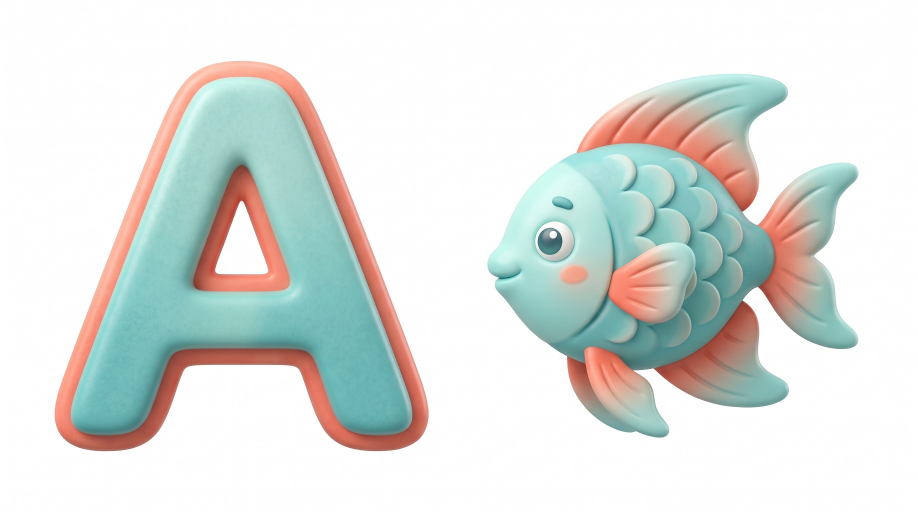
#> input picture abc-song/0001/assets/source-images/A.jpg, 2752 x 1536 px (shown at 1/3 size)
$ python -i white_matte_segmenter.py   (imports and definitions only)
#> lines starting #> are read from the running program, lines starting #| are printed output that depends on the picture
"""Deterministic segmentation adapters for ABC source composites.

The preferred prompt contract generates a solid ``#FFFFFF`` matte, but image
generators sometimes return the authored scene with guide rectangles and text.
When the clean background image is available, reference differencing removes
that scene while retaining the letter/object. Both paths share the same
component cleanup so guide frames do not become foreground assets.
"""

from __future__ import annotations

import argparse
from io import BytesIO
from pathlib import Path

import numpy as np
from PIL import Image
from scipy import ndimage

REFERENCE_WIDTH = 1376
REFERENCE_HEIGHT = 768
LETTER_AREA = (35, 78, 597, 636)
OBJECT_AREA = (642, 78, 1320, 636)
MATTE_NOISE_FLOOR = 5.0
MATTE_FULL_ALPHA_DISTANCE = 30.0
REFERENCE_DIFF_NOISE_FLOOR = 16.0
REFERENCE_DIFF_FULL_ALPHA_DISTANCE = 64.0
MIN_COMPONENT_AREA = 32
FRAME_MIN_WIDTH_RATIO = 0.55
FRAME_MIN_HEIGHT_RATIO = 0.55
FRAME_MAX_FILL_RATIO = 0.12
MAX_FILLED_HOLE_RATIO = 0.015
EDGE_NOISE_MAX_RATIO = 0.01
SUBJECT_COMPONENT_JOIN_DISTANCE = 18
WHITE_CORNER_NOISE_LIMIT = 8.0
SOURCE_SIDE_OVERLAP_RATIO = 0.06
GUIDE_LINE_DARK_LIMIT = 200
GUIDE_LINE_GRAY_TOLERANCE = 18
GUIDE_LINE_MIN_RATIO = 0.35

__all__ = ["segment_source_image", "segment_white_matte", "segment_white_matte_file"]


# [109 lines left out: functions segment_white_matte, segment_source_image, segment_white_matte_file, _scale_area, _read_rgb, _resize_rgb and 1 more, not called in this run]


def _segment_white_rgb(rgb: np.ndarray) -> tuple[np.ndarray, np.ndarray]:
    """Segment the full left/right source halves instead of fixed-height ROIs."""

    letter_region, object_region = _split_source_sides(rgb)
    letter_rgba = _extract_white_region(letter_region)
    object_rgba = _extract_white_region(object_region)
    return letter_rgba, object_rgba


# [8 lines left out: function _segment_reference_rgb, not called in this run]


def _split_source_sides(rgb: np.ndarray) -> tuple[np.ndarray, np.ndarray]:
    """Use a small overlap so subjects spilling over the center are not cut."""

    midpoint = rgb.shape[1] // 2
    overlap = max(16, round(rgb.shape[1] * SOURCE_SIDE_OVERLAP_RATIO))
    return rgb[:, : min(rgb.shape[1], midpoint + overlap)], rgb[:, max(0, midpoint - overlap) :]


def _extract_white_region(roi: np.ndarray) -> np.ndarray:
    distance = 255.0 - roi.min(axis=2).astype(np.float32)
    alpha = np.clip(
        (distance - MATTE_NOISE_FLOOR)
        * 255.0
        / (MATTE_FULL_ALPHA_DISTANCE - MATTE_NOISE_FLOOR),
        0.0,
        255.0,
    ).astype(np.uint8)
    mask = alpha > 0
    mask = _remove_guide_lines(roi, mask)
    mask = _remove_matte_artifacts(mask)
    mask = _select_primary_subject(mask)
    mask = _restore_small_enclosed_highlights(mask)
    return _crop_rgba(roi, alpha, mask)


# [224 lines left out: functions _extract_reference_region, _crop_rgba, _remove_guide_lines, _select_primary_subject, _remove_matte_artifacts, _restore_small_enclosed_highlights and 2 more, not called in this run]


# [2 lines not run here, left out]

>>> import cv2
>>> picture = cv2.imread('../../abc-song/0001/assets/source-images/A.jpg', cv2.IMREAD_GRAYSCALE)
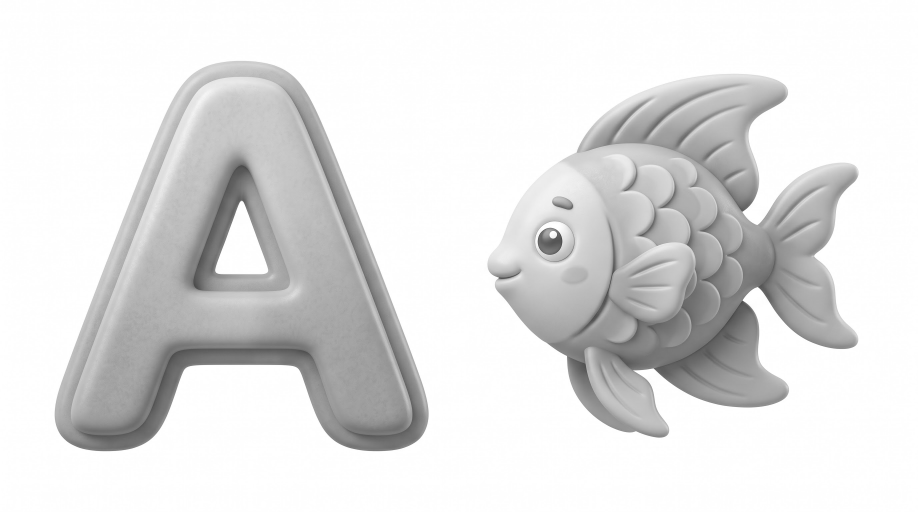
#> picture: shape (1536, 2752) (shown at 1/3 size); min 52, max 255, mean 224.6
>>> result = _segment_white_rgb(picture)
#> in _segment_white_rgb, `letter_region, object_region = _split_source_sides(rgb)`:
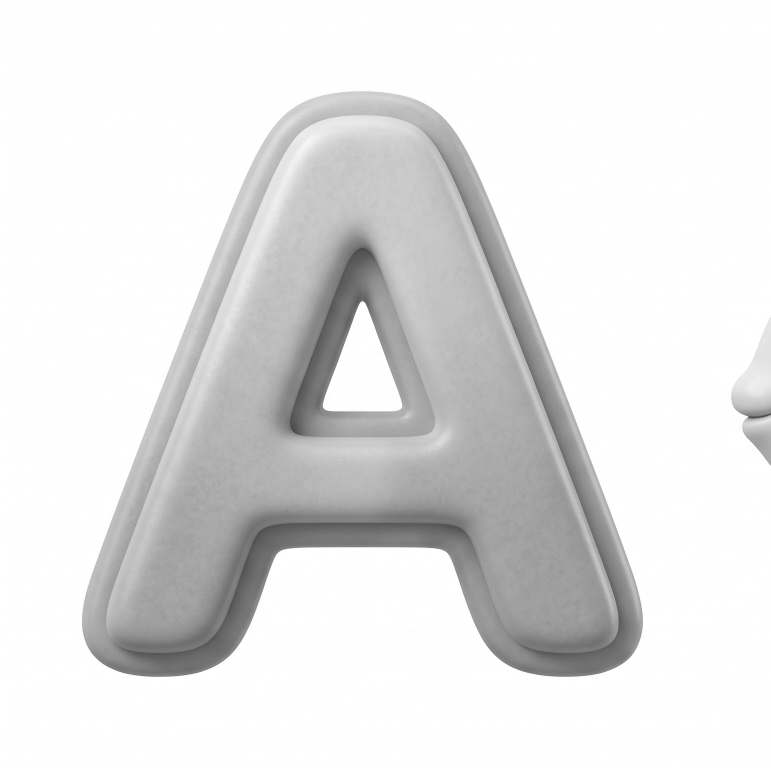
#> letter_region: shape (1536, 1541) (shown at 1/2 size); min 63, max 255, mean 226.6
#> in _segment_white_rgb, `letter_region, object_region = _split_source_sides(rgb)`:
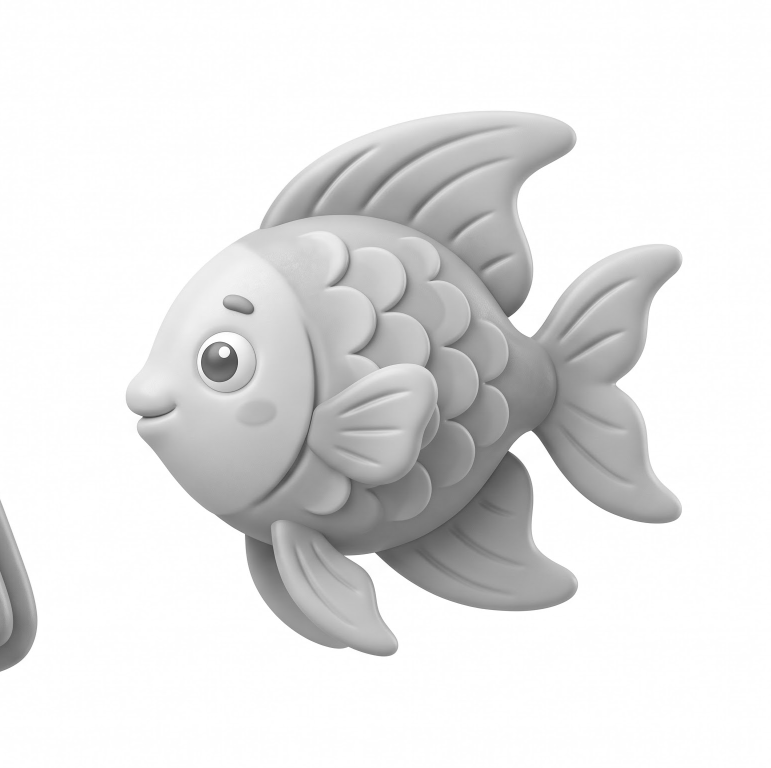
#> object_region: shape (1536, 1541) (shown at 1/2 size); min 52, max 255, mean 227.9
#> (the run stopped early here; a loop or call above may not have finished)

$ run again, on abc-song/0001/assets/source-images/C.jpg
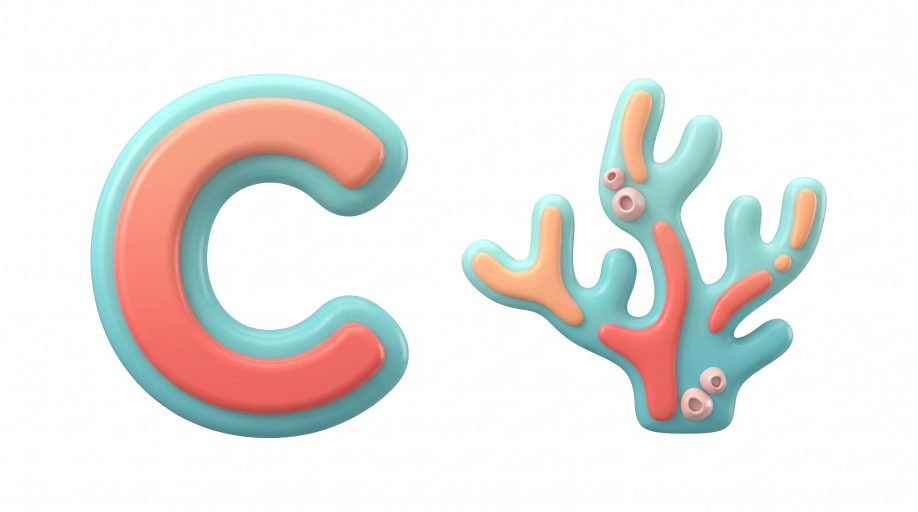
#> input picture abc-song/0001/assets/source-images/C.jpg, 2752 x 1536 px (shown at 1/3 size)
#> in _segment_white_rgb, `letter_region, object_region = _split_source_sides(rgb)`:
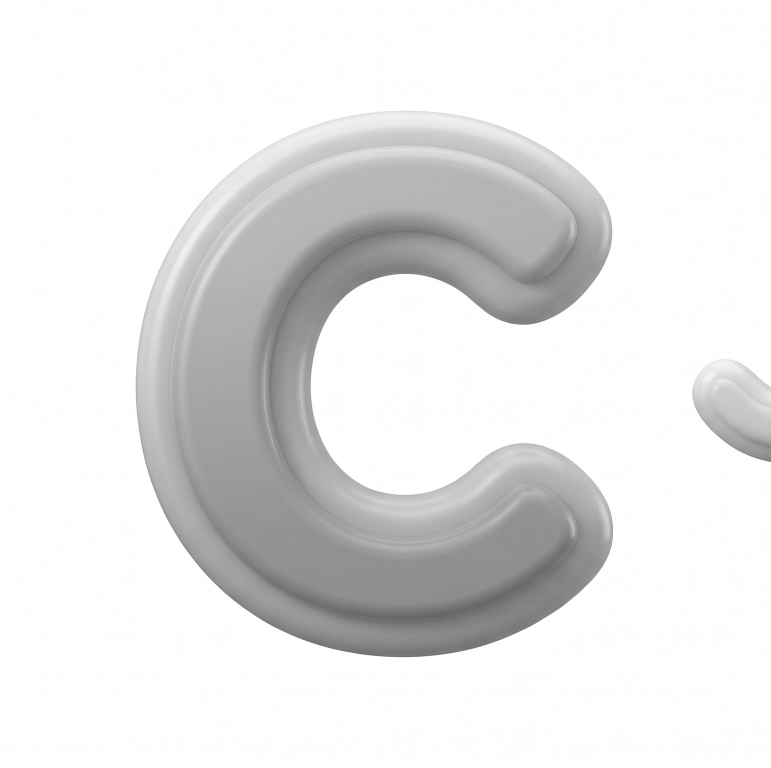
#> letter_region: shape (1536, 1541) (shown at 1/2 size); min 100, max 255, mean 229.2
#> in _segment_white_rgb, `letter_region, object_region = _split_source_sides(rgb)`:
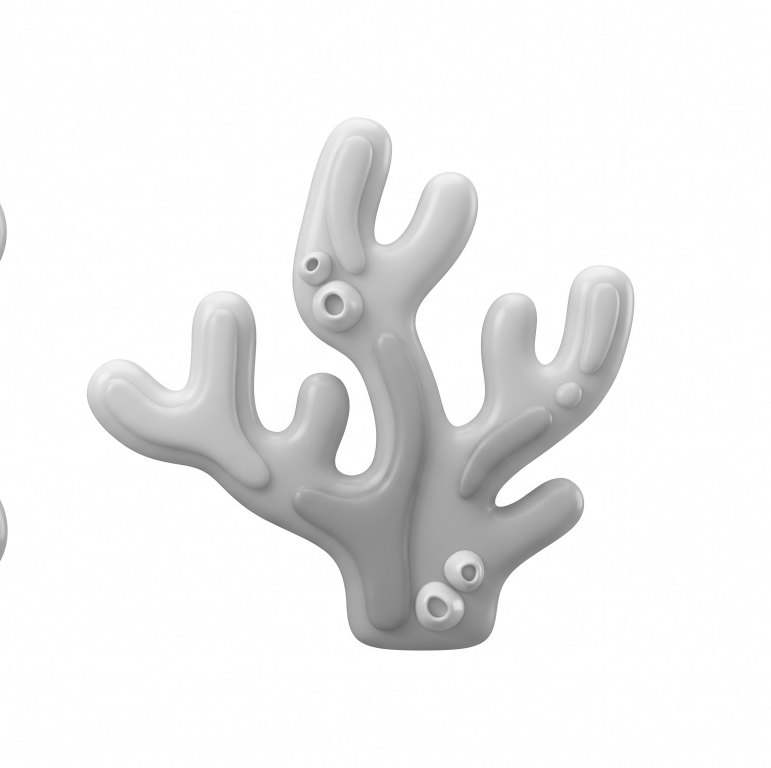
#> object_region: shape (1536, 1541) (shown at 1/2 size); min 102, max 255, mean 237.8

$ run again, on abc-song/0001/assets/source-images/D.jpg
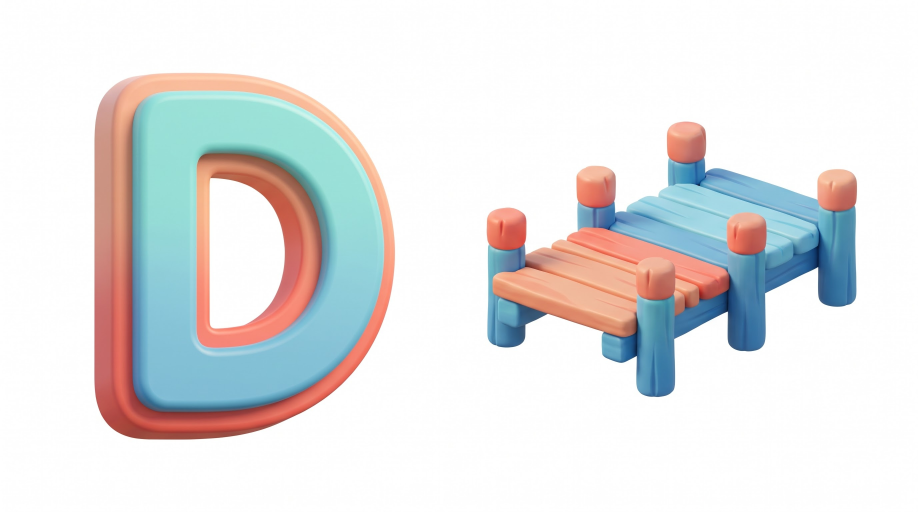
#> input picture abc-song/0001/assets/source-images/D.jpg, 2752 x 1536 px (shown at 1/3 size)
#> in _segment_white_rgb, `letter_region, object_region = _split_source_sides(rgb)`:
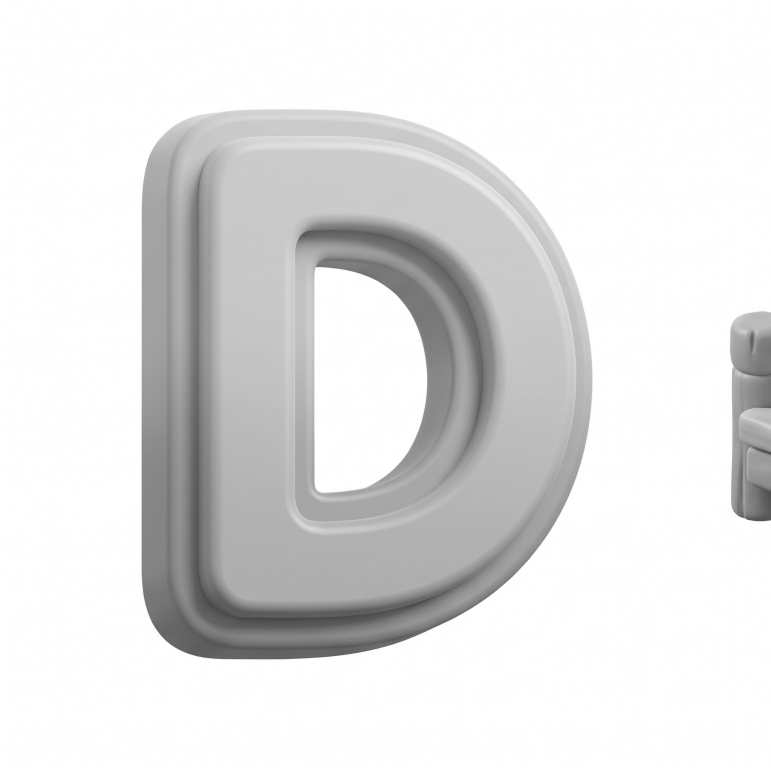
#> letter_region: shape (1536, 1541) (shown at 1/2 size); min 64, max 255, mean 225.3
#> in _segment_white_rgb, `letter_region, object_region = _split_source_sides(rgb)`:
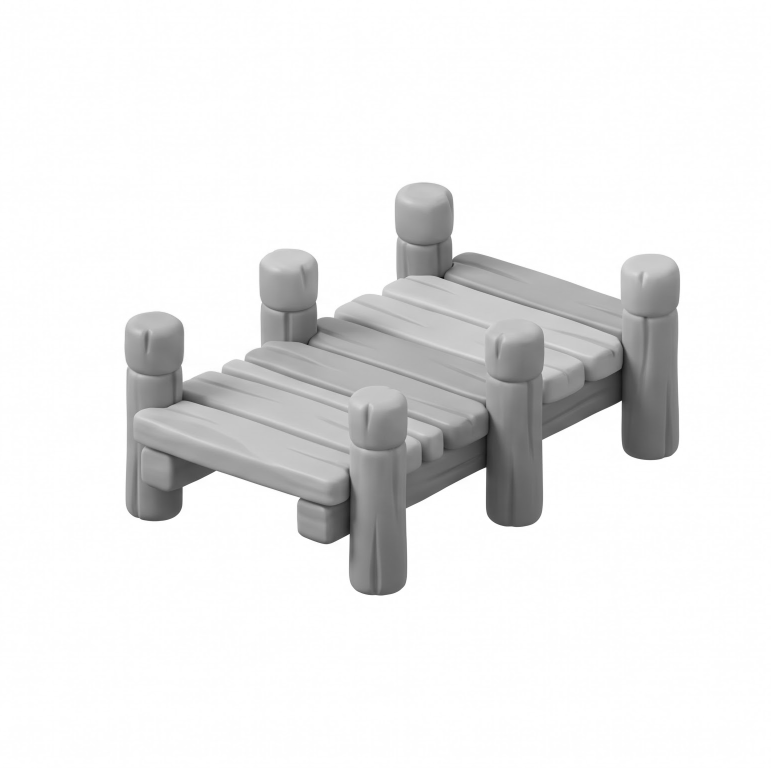
#> object_region: shape (1536, 1541) (shown at 1/2 size); min 10, max 255, mean 233.8

$ run again, on abc-song/0001/assets/source-images/E.jpg
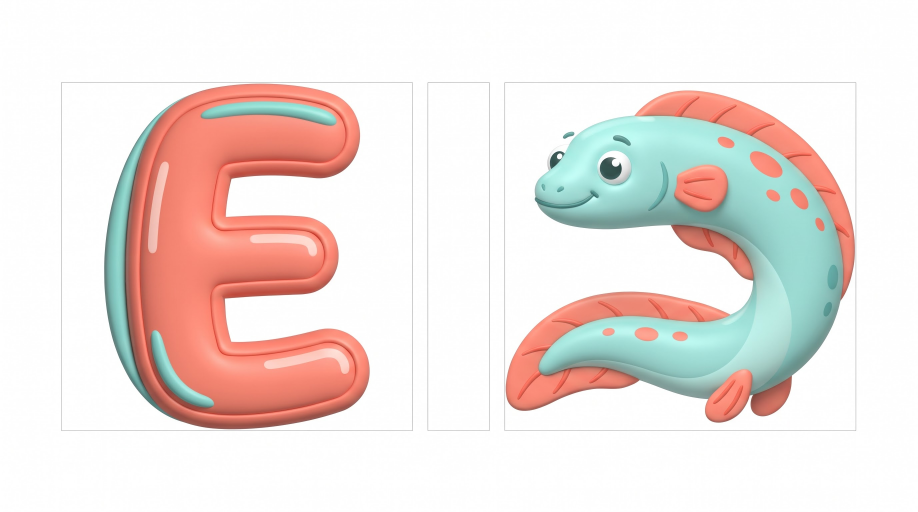
#> input picture abc-song/0001/assets/source-images/E.jpg, 2752 x 1536 px (shown at 1/3 size)
#> in _segment_white_rgb, `letter_region, object_region = _split_source_sides(rgb)`:
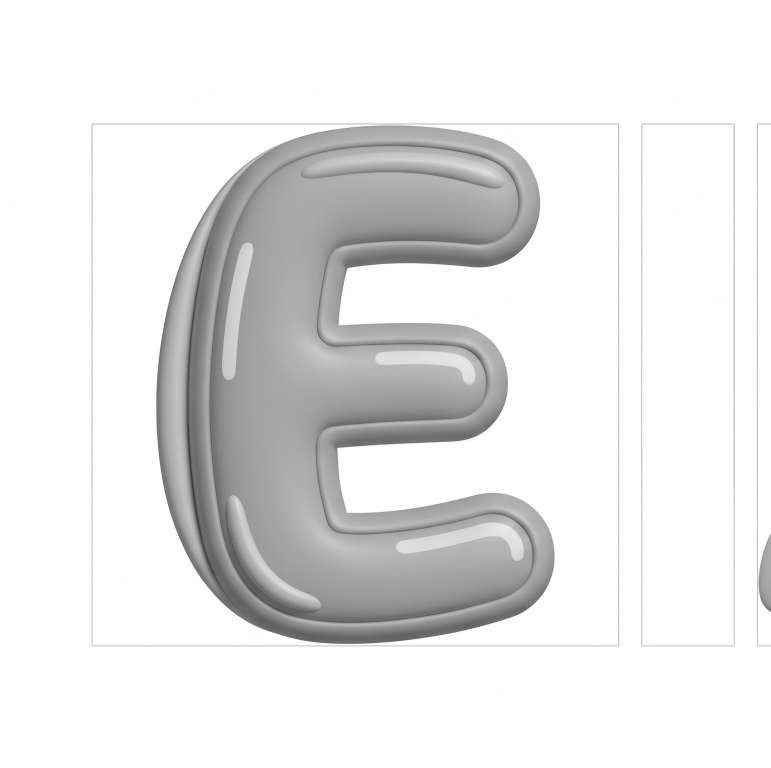
#> letter_region: shape (1536, 1541) (shown at 1/2 size); min 48, max 255, mean 230
#> in _segment_white_rgb, `letter_region, object_region = _split_source_sides(rgb)`:
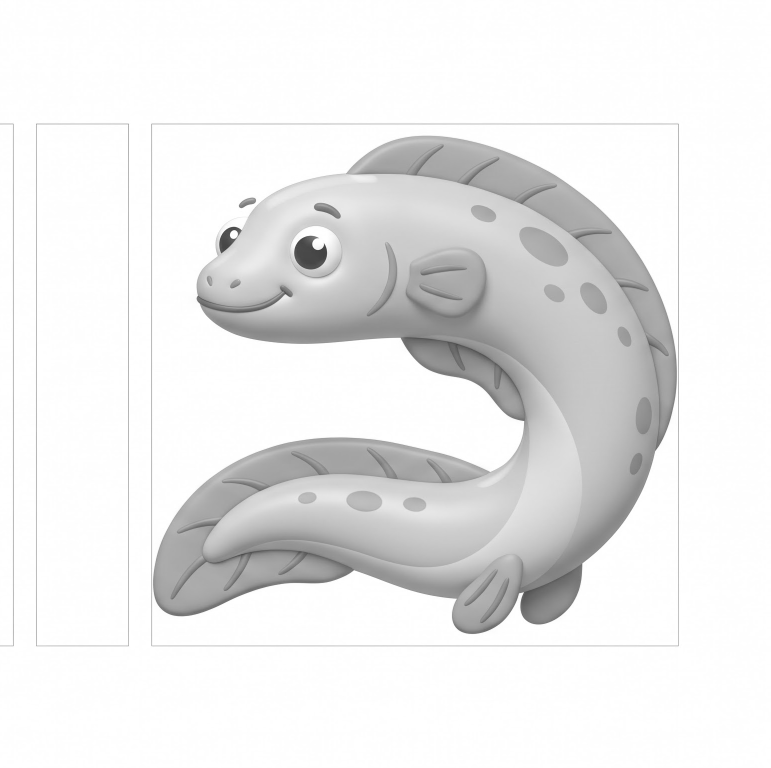
#> object_region: shape (1536, 1541) (shown at 1/2 size); min 58, max 255, mean 233.9
